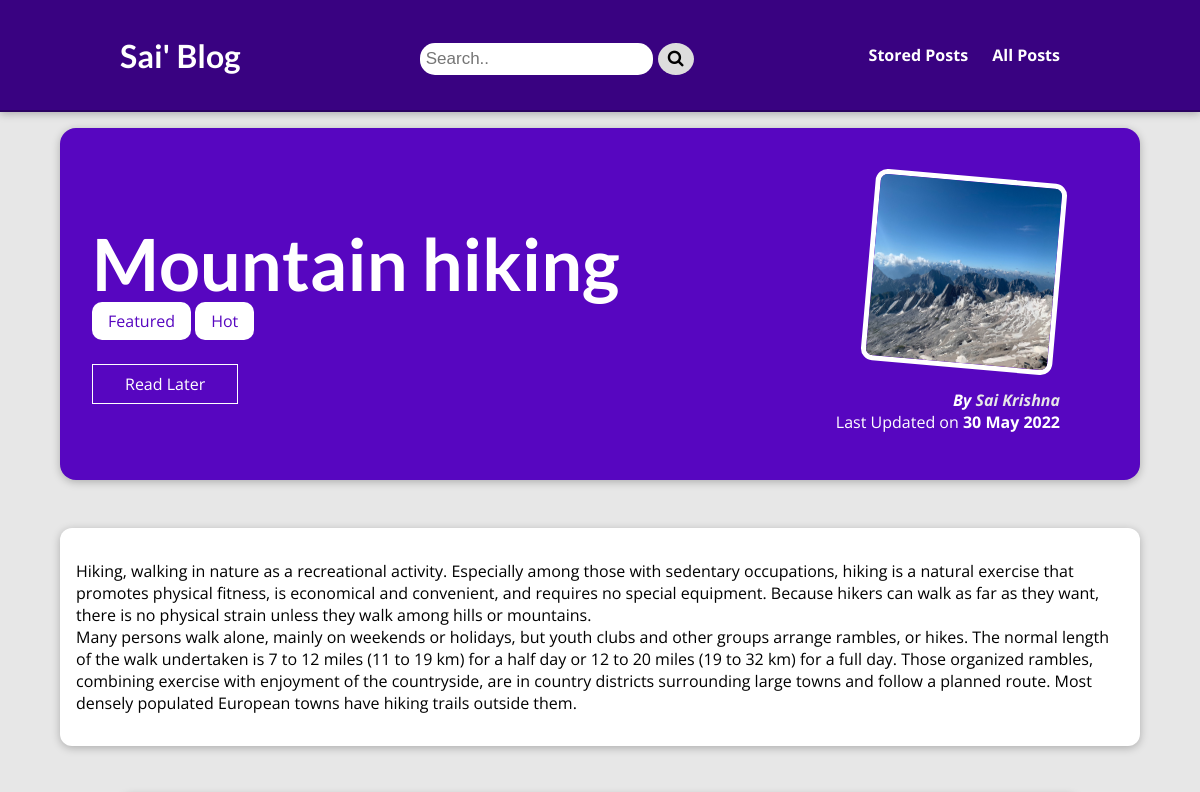
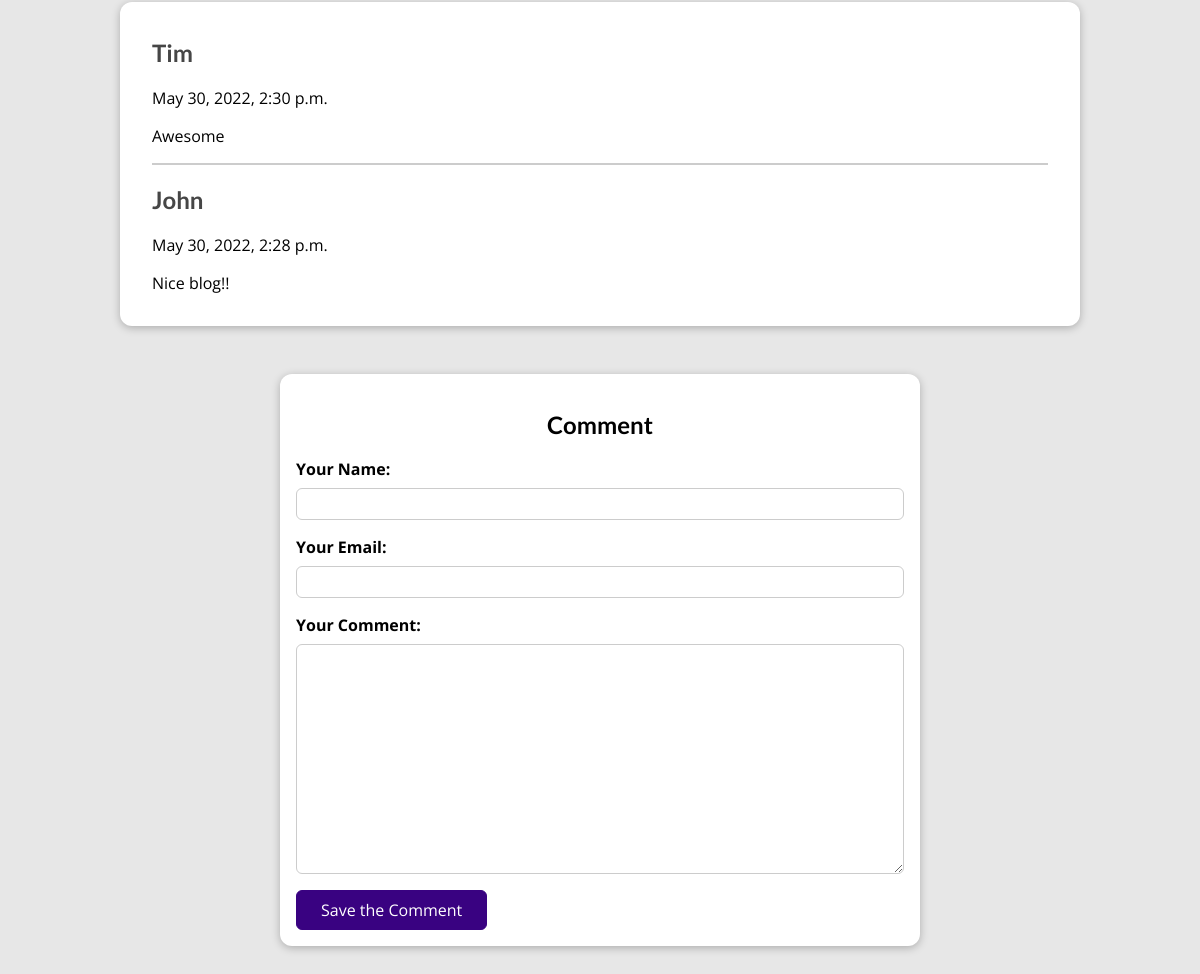
The page /posts/hike-in-the-mountains on the database its author committed (2 pictures, top to bottom).
### myapp/models.py (models this page shows, shortened)
class Post(models.Model):
    title = models.CharField(max_length=100)
    excerpt = models.CharField(max_length=200)
    image = models.ImageField(upload_to = "posts", null=True)
    date = models.DateField(auto_now=True)
    slug = models.SlugField(unique=True, db_index=True)
    content = models.TextField(validators = [MinLengthValidator(10)])
    author = models.ForeignKey(Author, on_delete=models.SET_NULL, null=True, related_name='posts')  # dont delete complete post
    tags = models.ManyToManyField(Tag)

class Tag(models.Model):
    caption = models.CharField(max_length=20)

class Author(models.Model):
    first_name = models.CharField(max_length=50)
    last_name = models.CharField(max_length=50)
    email = models.EmailField(unique=True)
    def __str__(self) -> str:
        return f"{self.first_name} {self.last_name}"

class Comment(models.Model):
    user_name = models.CharField(max_length=20)
    user_email = models.EmailField()
    text = models.TextField(max_length=400)
    date = models.DateTimeField(auto_now=True)
    post = models.ForeignKey(Post, on_delete=models.CASCADE, related_name='comments')

### myapp/views.py (the view, shortened to what this page needs)
# urls.py: path("posts/<slug:slug>", views.SinglePostView.as_view(), name="single-post-page") , # /posts/my-first-post
class SinglePostView(View):
    def is_stored_posts(self, request, post_id):
        stored_posts = request.session.get("stored_posts")
        if stored_posts is not None:
            is_saved_for_later = post_id in stored_posts
        else:
            is_saved_for_later = False
        return is_saved_for_later
    def get(self, request, slug):
        post = Post.objects.get(slug=slug)
        context={
            "post":post,
            "post_tags":post.tags.all(),
            "comment_form":CommentForm(),
            "comments": post.comments.all().order_by("-id"),
            "saved_for_later": self.is_stored_posts(request, post.id)
        }
        return render(request, 'myapp/post-detail.html', context )

### myapp/forms.py
class CommentForm(forms.ModelForm):
    class Meta:
        model = Comment
        exclude = ['post']
        labels = {
            "user_name":"Your Name",
            "user_email": "Your Email",
            "text": "Your Comment"
        }

### myapp/templates/myapp/post-detail.html (shortened to what this page needs)
{% extends 'base.html' %}
{% load static %}
{% block css_files %}
    <link rel="stylesheet" href="{% static 'myapp/post-detail.css' %}" />
{% endblock %}
{% block content %}
    <section id="summary">
        <h2>{{post.title}}</h2>
        <div id="tags">
            {% for tag in post_tags %}
            <span class="tag">{{tag.caption}}</span>
            {%endfor%}
        </div>
        <div id = "read-later">
            <form action="{% url 'read-later' %}" method="POST">
                <button>
                    {% if saved_for_later %}
                    Remove from "Read Later" List
                    {% else %}
                    Read Later
                    {% endif %}
                </button>
            </form>
        </div>
        <article>
            <img src="{{post.image.url}}" alt="{{post.title}}">
            <address>By <a href="mailto:{{post.author.email}}}">{{post.author}}</a></address>
            <div>
                Last Updated on <time>{{post.date|date:"d M Y"}}</time>
            </div>
        </article>
    </section>
    <main>
        {{post.content|linebreaks}}
    </main>
    <section id="comments" >
        <ul>
            {% for comment in comments %}
                <li>
                    <h2>{{ comment.user_name}}</h2>
                    <p>{{comment.date}}</p>
                        <p>{{ comment.text|linebreaks}}</p>
                </li>
            {% endfor %}
        </ul>
    </section>
    <section id = "comment-form">
        <h2>Comment</h2>
        <form action="{% url 'single-post-page' post.slug %}" method="POST">
            {% for form_field in comment_form %}
            <div class="form-control {% if form_field.errors %}invalid{% endif %}">
                {{ form_field.label_tag }}
                {{ form_field }}
            </div>
            {% endfor %}
            <button>Save the Comment</button>
        </form>
    </section>
{% endblock %}

### static/app.css (style rules this page uses)
* { box-sizing: border-box; }
html { font-family: 'Open Sans', 'Lato', sans-serif; }
body { margin: 0; }
h1, h2, h3 { font-family: 'Lato', sans-serif; font-weight: bold; }

### myapp/static/myapp/post-detail.css (style rules this page uses)
body { background-color: #e7e7e7; }
#summary { margin: 8rem auto 3rem auto; padding: 2rem; width: 90%; max-width: 90rem; border-radius: 16px; background-color: #5706c0; position: relative; box-shadow: 0 2px 8px rgba(0, 0, 0, 0.25); height: 22rem; }
#summary h2 { color: white; font-size: 4.5rem; margin-bottom: 0.25rem; }
#summary address { font-weight: bold; }
#summary a { color: #e7e7e7; text-decoration: none; }
#summary article { position: absolute; top: 2rem; right: 3rem; padding: 1rem 2rem; border-radius: 12px; text-align: right; color: white; }
#summary article img { width: 12rem; height: 12rem; border-radius: 12px; transform: rotateZ(5deg); border: 5px solid white; margin-bottom: 1rem; }
#summary time { font-weight: bold; }
#read-later { margin: 2rem 0; }
#read-later button { background-color: transparent; border: 1px solid white; padding: 0.5rem 2rem; font: inherit; color: white; }
main { width: 90%; max-width: 90rem; margin: 3rem auto; background-color: white; padding: 1rem; border-radius: 12px; box-shadow: 0 2px 8px rgba(0, 0, 0, 0.25); }
.tag { background-color: white; color: #5706c0; padding: 0.5rem 1rem; border-radius: 10px; }
#comment-form { margin: 3rem auto; width: 90%; max-width: 40rem; border-radius: 12px; background-color: white; box-shadow: 0 2px 8px rgba(0, 0, 0, 0.25); padding: 1rem; }
#comment-form h2 { text-align: center; }
#comment-form button { font: inherit; background-color: #390281; color: white; border: 1px solid #390281; padding: 0.5rem 1.5rem; border-radius: 6px; cursor: pointer; }
.form-control { margin-bottom: 1rem; }
.form-control label { font-weight: bold; margin-bottom: 0.5rem; display: block; }
.form-control input, .form-control textarea { display: block; width: 100%; font: inherit; padding: 0.25rem; border-radius: 6px; border: 1px solid #ccc; }
#comments { margin: 3rem auto; width: 90%; max-width: 60rem; border-radius: 12px; background-color: white; box-shadow: 0 2px 8px rgba(0, 0, 0, 0.25); padding: 1rem 2rem; }
#comments ul { list-style: none; margin: 0; padding: 0; }
#comments li { margin-bottom: 1rem; border-bottom: 2px solid #ccc; }
#comments li:last-of-type { border-bottom: none; }
#comments h2 { color: #464646; }

### rows shown on the page
Post: title "Mountain hiking", image (picture), author "Sai Krishna", date "30 May 2022", content "Hiking, walking in nature as a recreational activity. Especially among those with sedentary occupations, hiking is a natural exercise that promotes physical fitness, is economical and convenient, and requires no special equipment. Because hikers can walk as far as they want, there is no physical strain unless they walk among hills or mountains. Many persons walk alone, mainly on weekends or holidays, but youth clubs and other groups arrange rambles, or hikes. The normal length of the walk undertaken is 7 to 12 miles (11 to 19 km) for a half day or 12 to 20 miles (19 to 32 km) for a full day. Those organized rambles, combining exercise with enjoyment of the countryside, are in country…"
Tag: caption "Featured"
Tag: caption "Hot"
Comment: user_name "Tim", date "May 30, 2022, 2:30 p.m.", text "Awesome"
Comment: user_name "John", date "May 30, 2022, 2:28 p.m.", text "Nice blog!!"
